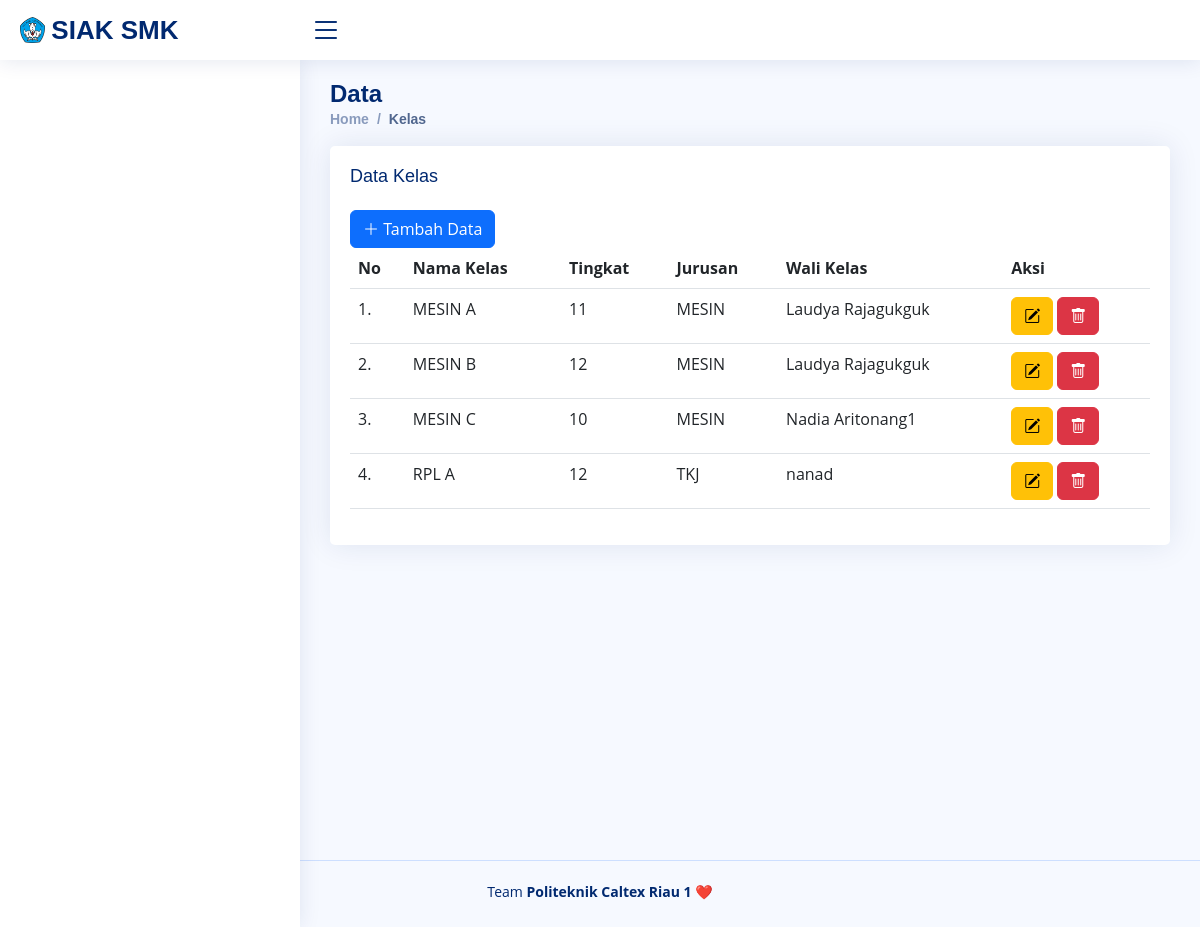
The page /index.php/kelas on the database its author committed.
### tables this page shows
CREATE TABLE `kelas` (
  `id_kelas` int(10) NOT NULL,
  `nama_kelas` varchar(100) NOT NULL,
  `jurusan` int(100) NOT NULL,
  `wali_kelas` int(100) NOT NULL,
  `tingkat` int(11) NOT NULL
);

CREATE TABLE `jurusan` (
  `id_jurusan` int(10) NOT NULL,
  `nama_jurusan` varchar(100) NOT NULL
);

CREATE TABLE `guru` (
  `id_guru` int(10) NOT NULL,
  `password` varchar(100) NOT NULL,
  `nama` varchar(100) NOT NULL,
  `nip` varchar(18) NOT NULL,
  `alamat` varchar(100) NOT NULL,
  `jk` enum('Laki-Laki','Perempuan') NOT NULL,
  `agama` enum('Islam','Kristen Protestan','Katolik','Hindu','Buddha','Konghucu') NOT NULL,
  `tmptlahir` varchar(100) NOT NULL,
  `tgllahir` date NOT NULL,
  `notelp` varchar(15) NOT NULL,
  `gambar` varchar(100) NOT NULL
);

### application/controllers/Kelas.php (called while the page is built, shortened)
<?php
class Kelas extends CI_Controller
{
    public function __construct()
    {
        $this->load->model('Kelas_model');
        $this->load->model('Jurusan_model');
        $this->load->model('Guru_model');
        $this->load->library('session');
        $this->load->library('form_validation');
    }
    public function index()
    {
        $data['judul'] = "Halaman Data Kelas";
        $data['kelas'] = $this->Kelas_model->get_kelas();
        $this->load->view("layout/header", $data);
        $this->load->view("kelas/vw_kelas", $data);
        $this->load->view("layout/footer", $data);
    }
}
?>

### index.php (called while the page is built, shortened)
<?php
require_once BASEPATH.'core/CodeIgniter.php';

### application/models/Kelas_model.php (called while the page is built, shortened)
<?php
class Kelas_model extends CI_Model
{
    public function get_kelas()
    {
        $this->db->select('kelas.id_kelas, kelas.nama_kelas, kelas.tingkat, jurusan.nama_jurusan, guru.nama as wali_kelas, jurusan.id_jurusan');
        $this->db->from('kelas');
        $this->db->join('jurusan', 'kelas.jurusan = jurusan.id_jurusan');
        $this->db->join('guru', 'kelas.wali_kelas = guru.id_guru');
        $query = $this->db->get();
        return $query->result_array();
    }
}

### application/views/kelas/vw_kelas.php (the view, shortened to what this page needs)
<main id="main" class="main">
    <div class="pagetitle">
        <h1>Data</h1>
        <nav>
            <ol class="breadcrumb">
                <li class="breadcrumb-item"><a href="<?= base_url('Dashboard') ?>">Home</a></li>
                <li class="breadcrumb-item active">Kelas</li>
            </ol>
        </nav>
    </div>
    <section class="section">
        <div class="row">
            <div class="col-lg-12">
                <div class="card">
                    <div class="card-body">
                        <h5 class="card-title">Data Kelas</h5>
                        <div class="col-md-6">
                            <a href="<?= base_url() ?>Kelas/tambah" class="btn btn-primary">
                                <i class="bi bi-plus-lg"></i> Tambah Data
                            </a>
                        </div>
                        <table class="table datatable">
                            <thead>
                                <tr>
                                    <th scope="col">No</th>
                                    <th scope="col">Nama Kelas </th>
                                    <th scope="col">Tingkat </th>
                                    <th scope="col">Jurusan</th>
                                    <th scope="col">Wali Kelas</th>
                                    <th scope="col">Aksi</th>
                                </tr>
                            </thead>
                            <tbody>
                                <?php $i = 1; ?>
                                <?php foreach ($kelas as $us) : ?>
                                <tr>
                                    <td><?= $i; ?>.</td>
                                    <td><?= $us['nama_kelas']; ?></td>
                                    <td><?= $us['tingkat']; ?></td>
                                    <td><?= $us['nama_jurusan']; ?></td>
                                    <td><?= $us['wali_kelas']; ?></td>
                                    <td>
                                        <a href="<?= base_url('Kelas/edit/') . $us['id_kelas']; ?>"
                                            class="btn btn-warning"><i class="bi bi-pencil-square"></i></a>
                                        <button type="button" class="btn btn-danger"
                                            onclick="hapusKelas(<?= $us['id_kelas']; ?>)"><i
                                                class="bi bi-trash"></i></button>
                                    </td>
                                </tr>
                                <?php $i++; ?>
                                <?php endforeach; ?>
                            </tbody>
                        </table>
                    </div>
                </div>
            </div>
        </div>
    </section>
</main>

### application/views/layout/header.php (shortened to what this page needs)
<!DOCTYPE html>
<html lang="en">
<head>
    <link href="<?php echo base_url(); ?>assets/vendor/bootstrap/css/bootstrap.min.css" rel="stylesheet">
    <link href="<?php echo base_url(); ?>assets/vendor/bootstrap-icons/bootstrap-icons.css" rel="stylesheet">
    <link href="<?php echo base_url(); ?>assets/vendor/boxicons/css/boxicons.min.css" rel="stylesheet">
    <link href="<?php echo base_url(); ?>assets/vendor/quill/quill.snow.css" rel="stylesheet">
    <link href="<?php echo base_url(); ?>assets/vendor/quill/quill.bubble.css" rel="stylesheet">
    <link href="<?php echo base_url(); ?>assets/vendor/remixicon/remixicon.css" rel="stylesheet">
    <link href="<?php echo base_url(); ?>assets/vendor/simple-datatables/style.css" rel="stylesheet">
    <link href="<?php echo base_url(); ?>assets/css/style.css" rel="stylesheet">
</head>
<body>
    <header id="header" class="header fixed-top d-flex align-items-center">
        <div class="d-flex align-items-center justify-content-between">
            <a href="<?= ('Dashboard') ?>" class="logo d-flex align-items-center">
                <img src="assets/img/logo.png" alt="">
                <span class="d-none d-lg-block">SIAK SMK</span>
            </a>
            <i class="bi bi-list toggle-sidebar-btn"></i>
        </div>
    </header>
    <aside id="sidebar" class="sidebar">
    </aside>

### application/views/layout/footer.php (shortened to what this page needs)
<footer id="footer" class="footer">
    <div class="copyright">
        Team <strong><span>Politeknik Caltex Riau 1 ❤️</span></strong>
    </div>
    <div class="credits">
    </div>
</footer>
</body>
</html>

### assets/css/style.css (style rules this page uses)
:root { scroll-behavior: smooth; }
body { font-family: "Open Sans", sans-serif; background: #f6f9ff; color: #444444; }
a { color: #4154f1; text-decoration: none; }
h1, h2, h3, h4, h5, h6 { font-family: "Nunito", sans-serif; }
#main { margin-top: 60px; padding: 20px 30px; transition: all 0.3s; min-height: 100vh; }
.pagetitle { margin-bottom: 10px; }
.pagetitle h1 { font-size: 24px; margin-bottom: 0; font-weight: 600; color: #012970; }
.card { margin-bottom: 30px; border: none; border-radius: 5px; box-shadow: 0px 0 30px rgba(1, 41, 112, 0.1); margin-left: auto; margin-right: auto; }
.card-title { padding: 20px 0 15px 0; font-size: 18px; font-weight: 500; color: #012970; font-family: "Poppins", sans-serif; }
.card-body { padding: 0 20px 20px 20px; }
.breadcrumb { font-size: 14px; font-family: "Nunito", sans-serif; color: #899bbd; font-weight: 600; }
.breadcrumb a { color: #899bbd; transition: 0.3s; }
.breadcrumb .breadcrumb-item::before { color: #899bbd; }
.breadcrumb .active { color: #51678f; font-weight: 600; }
.logo { line-height: 1; }
@media (min-width: 1200px) { .logo { width: 280px; } }
.logo img { max-height: 26px; margin-right: 6px; }
.logo span { font-size: 26px; font-weight: 700; color: #012970; font-family: "Nunito", sans-serif; }
.header { transition: all 0.5s; z-index: 997; height: 60px; box-shadow: 0px 2px 20px rgba(1, 41, 112, 0.1); background-color: #fff; padding-left: 20px; }
.header .toggle-sidebar-btn { font-size: 32px; padding-left: 10px; cursor: pointer; color: #012970; }
.sidebar { position: fixed; top: 60px; left: 0; bottom: 0; width: 300px; z-index: 996; transition: all 0.3s; padding: 20px; overflow-y: auto; scrollbar-width: thin; scrollbar-color: #aab7cf transparent; box-shadow: 0px 0px 20px rgba(1, 41, 112, 0.1); background-color: #fff; }
@media (min-width: 1200px) { #main { margin-left: 300px; } }
.footer { position: relative; bottom: 0; padding: 20px 0; font-size: 14px; transition: all 0.3s; border-top: 1px solid #cddfff; }
.footer .copyright { text-align: center; color: #012970; }
.footer .credits { padding-top: 5px; text-align: center; font-size: 13px; color: #012970; }

### rows shown on the page
kelas: nama_kelas "MESIN A", tingkat "11", jurusan.nama_jurusan "MESIN", wali_kelas.nama "Laudya Rajagukguk"
kelas: nama_kelas "MESIN B", tingkat "12", jurusan.nama_jurusan "MESIN", wali_kelas.nama "Laudya Rajagukguk"
kelas: nama_kelas "MESIN C", tingkat "10", jurusan.nama_jurusan "MESIN", wali_kelas.nama "Nadia Aritonang1"
kelas: nama_kelas "RPL A", tingkat "12", jurusan.nama_jurusan "TKJ", wali_kelas.nama "nanad"
